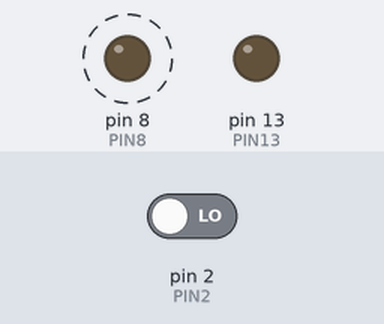
A sketch run on a simulated Arduino Uno, built with avr-gcc and run on an emulated ATmega328P. Parts: output pins drawn as LEDs (lit = HIGH). Dashed ring = blinking. The inputs (shaded band) are chosen by the test bench; at power-on: pin 2 (PIN2) LOW.

Above: at 1.2 s.
1.3 s: pin 2 (PIN2) driven HIGH
At 2.8 s:
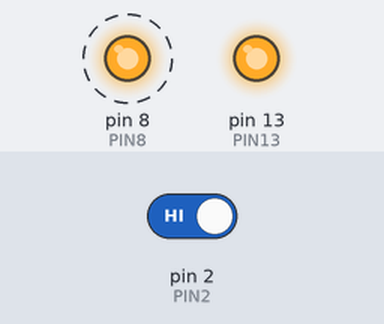
4.3 s: pin 2 (PIN2) driven LOW
At 6.9 s:
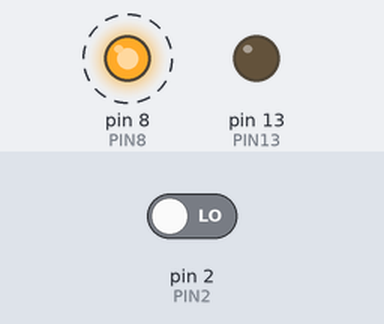
Timing chart, 0 to 13.3 s (numbered marks = the images above; inputs shaded):
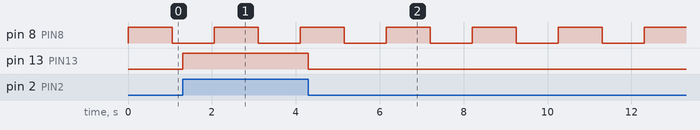

Measured:
- after the input at 1.3 s, pin 13 (PIN13): LOW → HIGH at once
- after the input at 4.3 s, pin 13 (PIN13): HIGH → LOW at once
- by itself, pin 8 (PIN8): alternates HIGH for 1.1 s and LOW for 1.0 s

The sketch:

E1.ino
```cpp
// (C) Nasit Vurgun, Joel Mattsson, Mohamad Khalil, group: 19 (2024)
// Work package 5
// Exercise 1
// Submission code: 543765

/*
  This program blinks pin 13 LED of Arduino
  Uno and activates another LED when a button
  is pressed.
*/
#define PIN13 13 //LED shines when pressing
#define PIN8 8 //LED blinks every 1 sec
#define PIN2 2 //Button sensor input
#define blinkingDelay 1000 // Delay for the LED to blink (ms)

int startTime; // Initialize the variable that stores the starting time of the current blinking animation
int currentTime; // Declare the continiously updating variable that represents the current time
int blinkState; // Create variable that decides whether or not the blinking LED is turned off/on

void setup() // setup: Run only once when program starts
{
  // Set input to read whether the button is pressed or not
  pinMode(PIN2, INPUT);


  /*
  	  Set these pins to output since we want the Arduino Uno
      to produce output (make the LEDs shine)
  */
  pinMode(PIN13, OUTPUT);
  pinMode(PIN8, OUTPUT);

  startTime = millis(); //Initialize timer

  /*
  	Initialize blinking LED to high.
  */
  digitalWrite(PIN8, HIGH); // Make the LED shine
  blinkState = 1; // Register its current state as an integer
}

void loop() // loop: Reiterate for as long as the program runs
{
  currentTime = millis(); // Continiously update the variable to sync it with the current time

  // Only make the LED shine if the second pin recieves input
  if (digitalRead(PIN2) == 1)
  {
    digitalWrite(PIN13, HIGH); // Make the LED shine
  }
  else // The LED shall not shine if no input from button is registered
  {
    digitalWrite(PIN13, LOW); // Turn off LED
  }

  if(currentTime - startTime > blinkingDelay){ // If the time since the last blinking animation exceed predefined delay
    startTime = currentTime; // Set the new time to measure the animation to the current time
    digitalWrite(PIN8, !blinkState); // Toggle LED shining state with the variable
    blinkState = !blinkState; // Switch between 0 and 1 (LOW, HIGH)
  }

  delay(50); // To smooth execution
}
```
